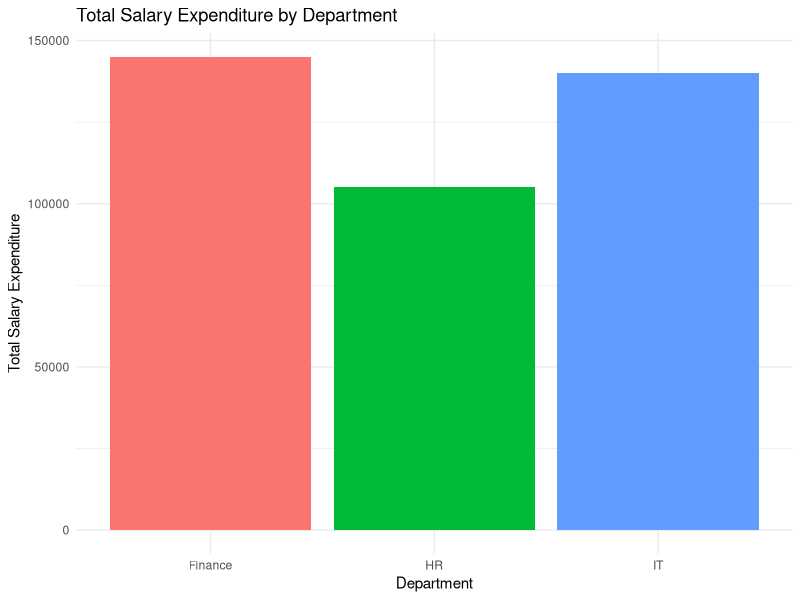

Here is the R script that generated this plot:
library(tidyverse)
employees <- data.frame(
  ID = 1:6,
  Name = c("Alice", "Bob", "Charlie", "David", "Eve", "Frank"),
  Age = c(25, 30, 35, 40, 45, 50),
  Department = c("HR", "IT", "Finance", "IT", "HR", "Finance"),
  Salary = c(50000, 60000, 70000, 80000, 55000, 75000)
)

str(employees)
summary(employees)

# 1.
it_employees <- employees %>% 
  filter(Department == "IT")

# 2.
name_salary <- employees %>% 
  select(Name, Salary)

# 3.
employees_with_bonus <- employees %>%
  mutate(Bonus = Salary * 0.10)

# 4.
sorted_employees <- employees %>%
  arrange(desc(Salary))

# 5.
avg_salary_by_department <- employees %>%
  group_by(Department) %>%
  summarise(Average_Salary = mean(Salary))

print(it_employees)
print(name_salary)
print(employees_with_bonus)
print(sorted_employees)
print(avg_salary_by_department)


# Extra 1.1
total_salary_by_department <- employees %>%
  group_by(Department) %>%
  summarise(Total_Salary_Expenditure = sum(Salary))

# Extra 1.2
experienced_employees <- employees %>%
  filter(Age > 30) %>%
  mutate(Experience = Age - 25)

print(total_salary_by_department)
print(experienced_employees)


# Extra 2.1
hr_employees <- employees %>%
  filter(Department == "HR") %>%
  mutate(Bonus = Salary * 0.10) %>%
  arrange(desc(Bonus))

print(hr_employees)

# Extra 2.2
salary_expenditure <- employees %>%
  group_by(Department) %>%
  summarise(Total_Salary_Expenditure = sum(Salary))

print(
  ggplot(salary_expenditure, aes(x = Department, y = Total_Salary_Expenditure, fill = Department)) +
    geom_bar(stat = "identity") +
    theme_minimal() +
    labs(title = "Total Salary Expenditure by Department",
         x = "Department",
         y = "Total Salary Expenditure") +
    theme(legend.position = "none")
)